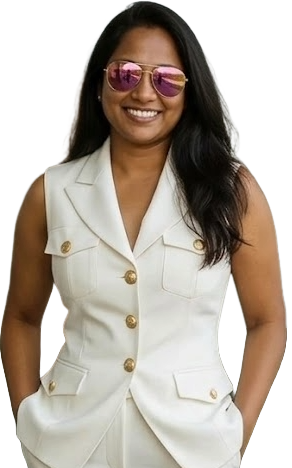
#> input picture templates/headshot.png, 292 x 468 px
$ python -i cutout.py   (imports and definitions only)
#> lines starting #> are read from the running program, lines starting #| are printed output that depends on the picture
"""
Smart background removal for the headshot. Strategy:

1. If templates/headshot_cutout.png exists, use it directly. Zero processing.
2. Otherwise, run rembg on templates/headshot.png to produce headshot_cutout.png,
   then use that. Subsequent runs hit step 1.
3. If rembg isn't installed, fall back to flood-fill (the previous method).

This means cutout cost is paid once. Every weekly card after the first uses
the cached transparent PNG and runs in well under a second.
"""

from pathlib import Path
from PIL import Image, ImageFilter

ROOT = Path(__file__).resolve().parent.parent
TEMPLATES = ROOT / "templates"

HEADSHOT_ORIGINAL = TEMPLATES / "headshot.png"
HEADSHOT_CUTOUT = TEMPLATES / "headshot_cutout.png"


def _rembg_cutout(src: Path, dst: Path) -> bool:
    """Run rembg to produce a transparent-background cutout. Returns True on success."""
    try:
        from rembg import remove
    except ImportError:
        return False

    print(f"  → Running rembg on {src.name} (first time only, ~10s)...")
    with open(src, "rb") as f:
        input_bytes = f.read()
    output_bytes = remove(input_bytes)
    with open(dst, "wb") as f:
        f.write(output_bytes)
    print(f"  → Cached cutout to {dst.name}. Future runs will be instant.")
    return True


def _flood_fill_cutout(src: Path, dst: Path, threshold: int = 50) -> None:
    """Fallback: flood-fill from corners. Less accurate but no dependencies."""
#> called with src = '../templates/headshot.png', dst = 'out.png', threshold = 50
    print(f"  → rembg not installed; using flood-fill cutout (lower quality).")
    print(f"  → For best quality: pip install rembg onnxruntime")
    photo = Image.open(src).convert("RGBA")
#> photo is the input picture: PIL image 292x468 RGBA; mean R, G, B, A 110.1, 100, 89.5, 176.2
    w, h = photo.size
#> w = 292; h = 468
    pixels = photo.load()

    is_bg = [[False] * h for _ in range(w)]
    visited = [[False] * h for _ in range(w)]

    def brightness(x, y):
        r, g, b, _ = pixels[x, y]
        return (r + g + b) / 3

    seeds = [(0, 0), (w - 1, 0), (0, h - 1), (w - 1, h - 1)]
#> seeds = [(0, 0), (291, 0), (0, 467), (291, 467)]
    stack = []
    for sx, sy in seeds:
        if brightness(sx, sy) < threshold:
            stack.append((sx, sy))
#> after the loop, stack = [(0, 0), (291, 0), (0, 467), (291, 467)]

    while stack:
        x, y = stack.pop()
        if x < 0 or x >= w or y < 0 or y >= h:
            continue
        if visited[x][y]:
            continue
        visited[x][y] = True
        if brightness(x, y) >= threshold:
            continue
        is_bg[x][y] = True
        stack.extend([(x + 1, y), (x - 1, y), (x, y + 1), (x, y - 1)])
#> this loop made 201368 passes
#> y on passes 1 to 3: 467, 466, 465
#> after the loop, is_bg = 292 items; stack = []; visited = 292 items

    for y in range(h):
        for x in range(w):
            if is_bg[x][y]:
                r, g, b, _ = pixels[x, y]
                pixels[x, y] = (r, g, b, 0)

    r_ch, g_ch, b_ch, a_ch = photo.split()
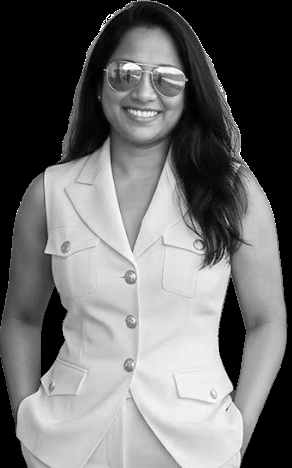
#> r_ch: PIL image 292x468 L; min 0, max 255, mean 110.1
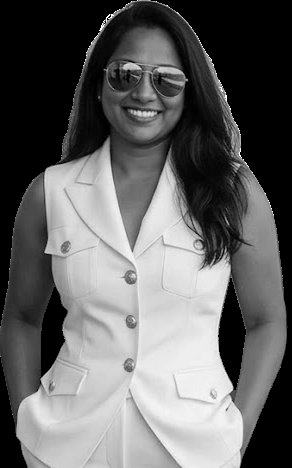
#> g_ch: PIL image 292x468 L; min 0, max 255, mean 100
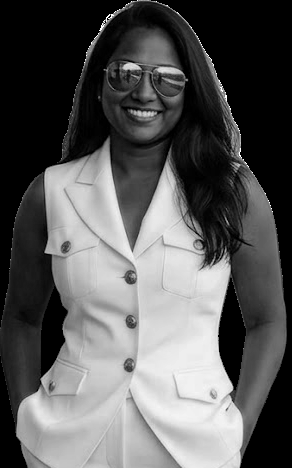
#> b_ch: PIL image 292x468 L; min 0, max 255, mean 89.5
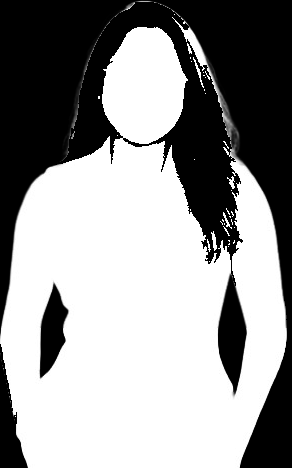
#> a_ch: PIL image 292x468 L; min 0, max 255, mean 150
    a_ch = a_ch.filter(ImageFilter.GaussianBlur(radius=1.5))
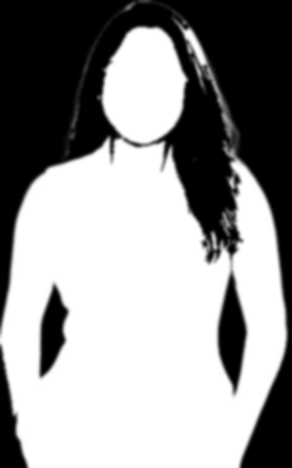
#> a_ch: PIL image 292x468 L; min 0, max 255, mean 150
    photo = Image.merge("RGBA", (r_ch, g_ch, b_ch, a_ch))
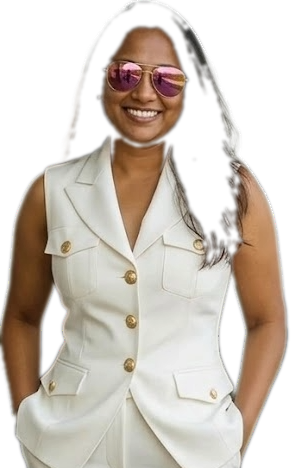
#> photo: PIL image 292x468 RGBA; mean R, G, B, A 110.1, 100, 89.5, 150; transparent parts drawn white
    photo.save(dst, "PNG")


def get_headshot() -> Image.Image:
    """Return the cutout headshot, generating it if needed."""
    if HEADSHOT_CUTOUT.exists():
        return Image.open(HEADSHOT_CUTOUT).convert("RGBA")

    if not HEADSHOT_ORIGINAL.exists():
        raise FileNotFoundError(
            f"No headshot found. Put your photo at {HEADSHOT_ORIGINAL}"
        )

    print(f"⚙ No cached cutout found. Generating one from {HEADSHOT_ORIGINAL.name}...")
    if not _rembg_cutout(HEADSHOT_ORIGINAL, HEADSHOT_CUTOUT):
        _flood_fill_cutout(HEADSHOT_ORIGINAL, HEADSHOT_CUTOUT)
    return Image.open(HEADSHOT_CUTOUT).convert("RGBA")


# [7 lines not run here, left out]

>>> result = _flood_fill_cutout('../templates/headshot.png', 'out.png')
